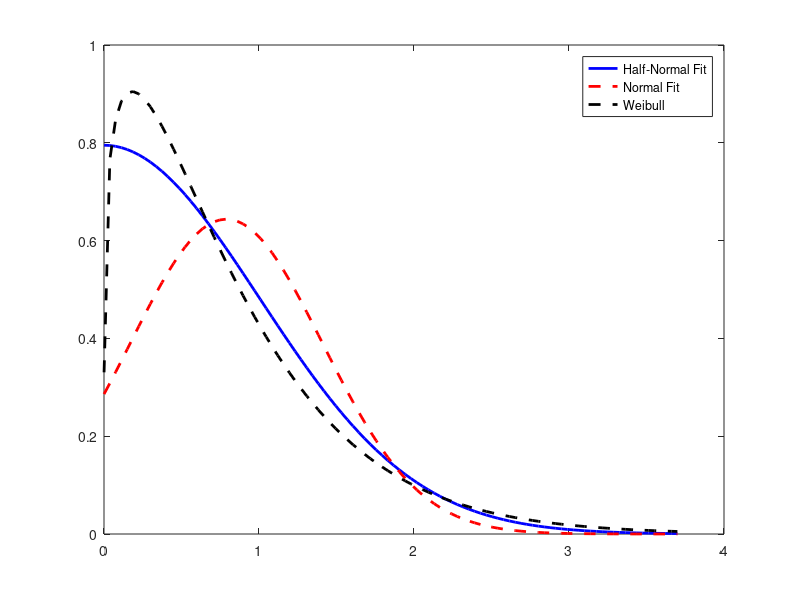

The MATLAB script that drew this image:
% Assuming data is a column vector
data = abs(randn(1000,1)); % Example half-normal data

% Fit a half-normal distribution
pd_half_normal = fitdist(data, 'HalfNormal');

% Compare with a normal distribution
pd_normal = fitdist(data, 'Normal');

% Compare with a normal distribution
pd_wb = fitdist(data, 'Weibull');

% Plot fitted distributions
x = linspace(min(data), max(data), 100);
y_half_normal = pdf(pd_half_normal, x);
y_normal = pdf(pd_normal, x);
y_wb = pdf(pd_wb, x);

plot(x, y_half_normal, 'b', 'LineWidth', 2);
hold on;
plot(x, y_normal, 'r--', 'LineWidth', 2);
plot(x, y_wb, 'k--', 'LineWidth', 2);
hold off;
legend('Half-Normal Fit', 'Normal Fit','Weibull');

% Kolmogorov-Smirnov test for half-normal fit
[h_half, p_half] = kstest(data, 'CDF', pd_half_normal)

% Kolmogorov-Smirnov test for normal fit
[h_normal, p_normal] = kstest(data, 'CDF', pd_normal)

% Kolmogorov-Smirnov test for normal fit
[h_wb, p_wb] = kstest(data, 'CDF', pd_wb)

% Display results
fprintf('KS Test p-value for Half-Normal: %f %f\n', h_half, p_half);
fprintf('KS Test p-value for Normal: %f %f\n', h_normal, p_normal);
fprintf('KS Test p-value for Weibull: %f %f\n', h_wb, p_wb);
